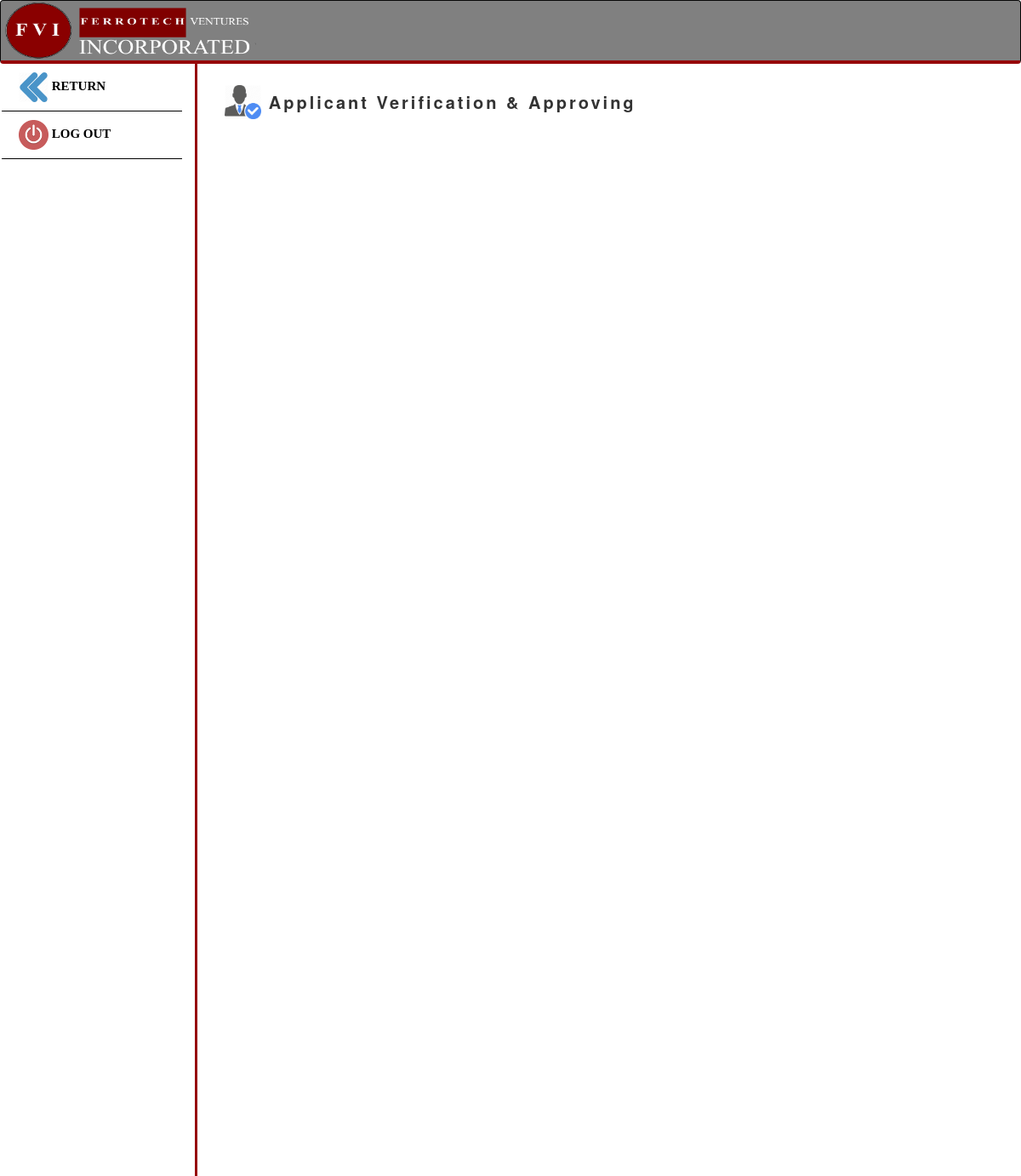
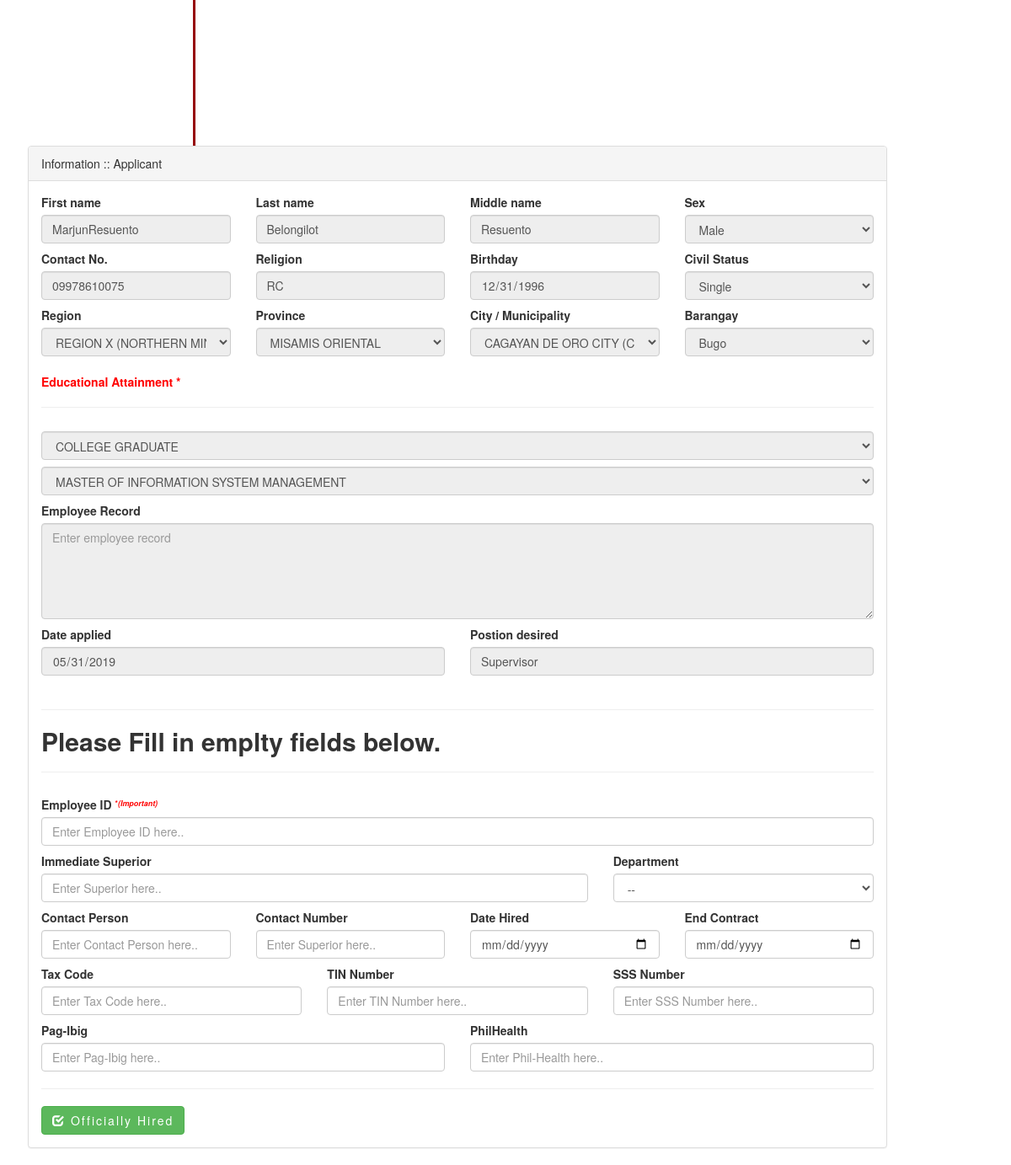
The app's page /rehired.php?id=18 (signed in) with its own data (2 pictures, top to bottom).
### tables this page shows
CREATE TABLE `tbl_applicants` (
  `ID` int(11) NOT NULL,
  `a_id` text NOT NULL,
  `a_fname` varchar(26) NOT NULL,
  `a_lname` varchar(26) NOT NULL,
  `a_mname` varchar(26) NOT NULL,
  `a_gender` varchar(6) NOT NULL,
  `a_civilStatus` varchar(10) NOT NULL,
  `a_contactNumber` varchar(15) NOT NULL,
  `a_religion` varchar(100) NOT NULL,
  `a_birthday` date NOT NULL,
  `a_age` int(2) NOT NULL,
  `a_region` varchar(255) NOT NULL,
  `a_provine` varchar(255) NOT NULL,
  `a_city` varchar(255) NOT NULL,
  `a_brgy` varchar(255) NOT NULL,
  `a_education` varchar(255) NOT NULL,
  `a_masters` varchar(255) NOT NULL,
  `a_empRecords` varchar(255) NOT NULL,
  `a_dateApplied` date NOT NULL,
  `a_position` varchar(255) NOT NULL,
  `a_dateApproved` date NOT NULL,
  `a_status` text NOT NULL
);

CREATE TABLE `refregion` (
  `id` int(11) NOT NULL,
  `psgcCode` varchar(255) DEFAULT NULL,
  `regDesc` text,
  `regCode` varchar(255) DEFAULT NULL
);

CREATE TABLE `refprovince` (
  `id` int(11) NOT NULL,
  `psgcCode` varchar(255) DEFAULT NULL,
  `provDesc` text,
  `regCode` varchar(255) DEFAULT NULL,
  `provCode` varchar(255) DEFAULT NULL
);

CREATE TABLE `refcitymun` (
  `id` int(255) NOT NULL,
  `psgcCode` varchar(255) DEFAULT NULL,
  `citymunDesc` text,
  `regDesc` varchar(255) DEFAULT NULL,
  `provCode` varchar(255) DEFAULT NULL,
  `citymunCode` varchar(255) DEFAULT NULL
);

### rehired.php (the view, shortened to what this page needs)
<?php
include('dbcon.php');
?>
<!DOCTYPE html>
<html>
<head>
  <link rel="stylesheet" href="Bootstrap_Files/libs/bootstrap/css/bootstrap.min.css" />
	<link rel="stylesheet" type="text/css" href="css/sidebar.css">
</head>
<body>
<nav class="navbar navbar-inverse" style="background-color:gray;border-bottom:4px solid rgb(150, 8, 10);">
  <div class="container-fluid">
    <img style="margin-left: -1%;" src="images/header.png" width="300px" height="70px">
  </div>
</nav>
<div class="sidebar col-sm-12 col-md-12 col-lg-6" style="margin-top:-20px;font-family: 'Calibri'>
 	 <a  style="text-decoration: none;>
    <a href="endcon_list.php" style="text-decoration: none;">
    <li><span><img src="images/RETURN.png" height="35px"></span> RETURN </li></a>
 	 <a type="button" data-toggle="modal" data-target="#logout" style="text-decoration: none;"><li><span><img src="images/off.png" height="35px"></span> LOG OUT</li></a>
</div>
<h2 style="font-weight:bold;  margin-left: 22%; margin-top:2%;">
  <span><img src="images/Untitled-5-512.png" height="40px"></span> <b style="font-size:20px; letter-spacing: 3px;">Applicant Verification & Approving</b>
</h2>
<br><br>
<div class="container col-xs-6 col-md-6 col-lg-6" style="margin-left:18px; margin-top: -20px; width: 1050px;">
  <div class="panel panel-default">
    <div class="panel-heading">
      Information :: Applicant
    </div>
    <div class="panel-body">
      <form method="POST" action="waitinglist_add_emp.php" class="form-horizontal">
        <?php
        if(isset($_GET['id'])){
          $id = $_GET['id'];
          $rs = mysqli_query($conn, "SELECT * FROM tbl_applicants WHERE ID = '$id'");
          $row = mysqli_fetch_array($rs);
        }else{
          ?>
          <script type="text/javascript">window.location.href = "waiting_list.php"</script>
          <?php
        }
        ?>
          <div class="row">
            <div class="col-md-3">
              <div class="form-horizontal">
                <label>First name</label>
                <input disabled type="text" class="form-control" value="<?= $row['a_fname'] ?>" placeholder="Enter First name here.." name="firstname" required>
              </div>
            </div>
            <div class="col-md-3">
              <div class="form-horizontal">
                <label>Last name</label>
                <input disabled type="text" class="form-control" value="<?= $row['a_lname'] ?>" placeholder="Enter Last name here.." name="lastname" required>
              </div>
            </div>
            <div class="col-md-3">
              <div class="form-horizontal">
                <label>Middle name</label>
                <input disabled type="text" class="form-control" value="<?= $row['a_mname'] ?>" placeholder="Enter Middle name here.." name="middlename"required>
              </div>
            </div>
            <div class="col-md-3">
              <div class="form-horizontal">
                <label>Sex</label>
                <select disabled name="sex" class="form-control" required>
                  <option selected><?= $row['a_gender'] ?></option>
                </select>
              </div>
            </div>
          </div>
          <div class="row" style="padding-top: 8px;">
            <div class="col-md-3">
              <div class="form-horizontal">
                <label>Contact No.</label>
                <input disabled type="number" class="form-control" value="<?= $row['a_contactNumber'] ?>"  placeholder="Enter Contact No. here.." name="contactnum"required>
              </div>
            </div>
            <div class="col-md-3">
              <div class="form-horizontal">
                <label>Religion</label>
                <input disabled type="text" class="form-control" value="<?= $row['a_religion'] ?>"  placeholder="Enter Religion here.." name="religion"required>
              </div>
            </div>
            <div class="col-md-3">
              <div class="form-horizontal">
                <label>Birthday</label>
                <input disabled type="date" class="form-control" value="<?= $row['a_birthday'] ?>" name="birthday"required>
              </div>
            </div>
            <div class="col-md-3">
              <div class="form-horizontal">
                <label>Civil Status</label>
                <select disabled name="civilstat" class="form-control" required>
                  <option selected><?= $row['a_civilStatus'] ?></option>
                </select>
              </div>
            </div>
          </div>
          <div class="row" style="padding-top: 8px;">
            <div class="col-md-3">
              <div class="form-horizontal">
                <label>Region </label>
                <select disabled class="form-control" id="regCode" name="region" onchange="getprovince()" required>
                  <?php
                    $code = $row['a_region'];
                    $d_address = mysqli_query($conn, "SELECT * FROM refregion WHERE regCode = '$code'");
                    $r_address = mysqli_fetch_array($d_address);
                  ?>
                  <option selected value="<?= $code ?>"><?= $r_address['regDesc'] ?></option>
                </select>
              </div>
            </div>
            <div class="col-md-3">
              <div class="form-horizontal">
                <label>Province </label>
                <select disabled class="form-control" name="province" required id="provCode" onchange="getMunicity()">
                  <?php
                    $code = $row['a_provine'];
                    $d_address = mysqli_query($conn, "SELECT * FROM refprovince WHERE provCode = '$code'");
                    $r_address = mysqli_fetch_array($d_address);
                  ?>
                  <option selected value="<?= $code ?>"><?= $r_address['provDesc'] ?></option>
                </select>
              </div>
            </div>
            <div class="col-md-3">
              <div class="form-horizontal">
                <label>City / Municipality</label>
                <select disabled class="form-control" name="citymun" required id="citymunCode" onchange="getBrgy()">
                  <?php
                    $code = $row['a_city'];
                    $d_address = mysqli_query($conn, "SELECT * FROM refcitymun WHERE citymunCode = '$code'");
                    $r_address = mysqli_fetch_array($d_address);
                  ?>
                  <option selected value="<?= $code ?>"><?= $r_address['citymunDesc'] ?></option>
                </select>
              </div>
            </div>
            <div class="col-md-3">
              <div class="form-horizontal">
                <label>Barangay</label>
                <select disabled class="form-control" name="brgy" required id="brgyCode" >
                  <option selected><?= $row['a_brgy'] ?></option>
                </select>
              </div>
            </div>
          </div>
        <br>
        <b style="color: red;">Educational Attainment *</b>
        <hr>
        <div class="row" style="padding-top: 8px;">
          <div class="col-md-12">
            <div class="form-horizontal">
              <select disabled name="educationalattainment" class="form-control" required="" style="text-transform: uppercase;">
                <option selected><?= $row['a_education'] ?></option>
              </select>
            </div>
          </div>
        </div>
        <div class="row" style="padding-top: 8px;">
          <div class="col-md-12">
            <div class="form-horizontal">
              <select disabled name="masters" class="form-control" style="text-transform: uppercase;">
                <option selected><?= $row['a_masters'] ?></option>
              </select>
            </div>
          </div>
        </div>
        <div class="row" style="padding-top: 8px;">
          <div class="col-md-12">
            <div class="form-horizontal">
              <label>Employee Record</label>
              <textarea disabled rows="5" class="form-control"  placeholder="Enter employee record" name="employeerecord" required><?= $row['a_empRecords'] ?></textarea>
            </div>
          </div>
        </div>
        <div class="row" style="padding-top: 8px;">
          <div class="col-md-6">
            <div class="form-horizontal">
              <label>Date applied</label>
              <input disabled type="date" class="form-control" value="<?= $row['a_dateApplied'] ?>" placeholder="Enter Date applied" name="dateapplied" required>
            </div>
          </div>
          <div class="col-md-6">
            <div class="form-horizontal">
              <label>Postion desired</label>
              <input disabled type="text" class="form-control" value="<?= $row['a_position'] ?>" placeholder="Enter Position desire" name="positiondesired" required>
            </div>
          </div>
        </div>
        <br>
        </form>
        <hr>
        <h2><b>Please Fill in emplty fields below.</b></h2>
        <hr>
        <form method="POST">
          <div class="row" style="padding-top: 8px;">
          <div class="col-md-12">
            <div class="form-horizontal">
              <label>Employee ID <small><sup style="color: red;">*<i>(Important)</i></sup></small></label>
              <input type="text" class="form-control" placeholder="Enter Employee ID here.." name="emp_id" required>
            </div>
          </div>
        </div>
          <div class="row" style="padding-top: 8px;">
          <div class="col-md-8">
            <div class="form-horizontal">
              <label>Immediate Superior</label>
              <input type="text" class="form-control" placeholder="Enter Superior here.." name="superior" required>
            </div>
          </div>
          <div class="col-md-4">
            <div class="form-horizontal">
              <label>Department</label>
              <select class="form-control" name="department" required id="department" >
                <option disable value="">--</option>
              </select>
            </div>
          </div>
        </div>
        <div class="row" style="padding-top: 8px;">
          <div class="col-md-3">
            <div class="form-horizontal">
              <label>Contact Person</label>
               <input type="text" class="form-control" placeholder="Enter Contact Person here.." name="conPerson" required>
            </div>
          </div>
          <div class="col-md-3">
            <div class="form-horizontal">
              <label>Contact Number</label>
               <input type="text" oninput="this.value = this.value.replace(/[^0-9.]/g, '').replace(/(\..*)\./g, '$1');" class="form-control" placeholder="Enter Superior here.." name="conNum" required>
            </div>
          </div>
          <div class="col-md-3">
            <div class="form-horizontal">
              <label>Date Hired</label>
               <input type="date" class="form-control" name="dateHired" required>
            </div>
          </div>
          <div class="col-md-3">
            <div class="form-horizontal">
              <label>End Contract</label>
               <input type="date" class="form-control" name="dateEnd" required>
            </div>
          </div>
        </div>
        <div class="row" style="padding-top: 8px;">
          <div class="col-md-4">
            <div class="form-horizontal">
              <label>Tax Code</label>
               <input type="text" class="form-control" placeholder="Enter Tax Code here.." name="tax" required>
            </div>
          </div>
          <div class="col-md-4">
            <div class="form-horizontal">
              <label>TIN Number</label>
               <input type="text" class="form-control" placeholder="Enter TIN Number here.." name="tin" required>
            </div>
          </div>
          <div class="col-md-4">
            <div class="form-horizontal">
              <label>SSS Number</label>
               <input type="text" class="form-control" placeholder="Enter SSS Number here.." name="sss" required>
            </div>
          </div>
        </div>
        <div class="row" style="padding-top: 8px;">
          <div class="col-md-6">
            <div class="form-horizontal">
              <label>Pag-Ibig</label>
               <input type="text" class="form-control" placeholder="Enter Pag-Ibig here.." name="pagibig" required>
            </div>
          </div>
          <div class="col-md-6">
            <div class="form-horizontal">
              <label>PhilHealth</label>
               <input type="text" class="form-control" placeholder="Enter Phil-Health here.." name="philHealth" required>
            </div>
          </div>
        </div>
        <hr>
         <button style="letter-spacing: 2px;" type="submit" name="btn_waiting_hired" class="btn btn-success"><span class=" glyphicon glyphicon-check"></span> Officially Hired </button>
        </form>
    </div>
  </div>
</div>
</body>
</html>

### css/sidebar.css (style rules this page uses)
body { margin: 0px 0px; padding: 0px 0px; }
* { margin: 0px 0px; padding: 0px 0px; }
.sidebar { background-color:white; border-right:solid rgb(150, 8, 10); margin-left: -8px; width: 20%; height: 1500px; }
li { font-weight: bold; list-style-type: none; color: black; padding: 10px 20px; border-bottom:1px solid black; font-family: oblique; font-size: 15px; margin-left: -5px; }

### rehired.php (style rules this page uses)
li { font-family:'Calibri'; }

### records on screen
tbl_applicants: firstname "MarjunResuento", lastname "Belongilot", middlename "Resuento", sex "Male", contactnum "09978610075", religion "RC", birthday "12/31/1996", civilstat "Single", brgy "Bugo", educationalattainment "College graduate", masters "Master of Information System Management", dateapplied "05/31/2019", positiondesired "Supervisor"
refregion: region "REGION X (NORTHERN MINDANAO)"
refprovince: province "MISAMIS ORIENTAL"
refcitymun: citymun "CAGAYAN DE ORO CITY (Capital)"
